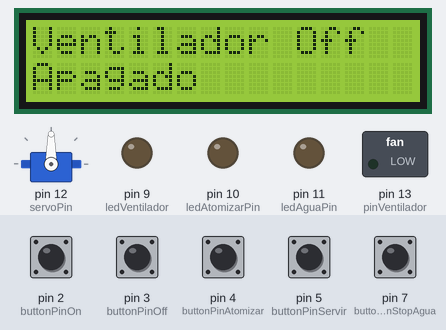
This sketch was run on a simulated Arduino Uno, built with avr-gcc and run on an emulated ATmega328P. On the bench: 16×2 character LCD, servo, switched loads named in the sketch (green lamp = pin HIGH), output pins drawn as LEDs (lit = HIGH). The test bench sets the inputs (shaded band); at power-on: pin 2 (buttonPinOn), pin 3 (buttonPinOff), pin 4 (buttonPinAtomizar), pin 5 (buttonPinServir), pin 7 (buttonPinStopAgua) HIGH.

Above: at 1.2 s.
1.3 s: pin 5 (buttonPinServir) pulled LOW for 1 s
At 2.1 s:
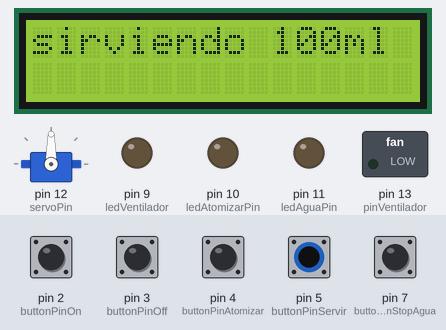
4.4 s: pin 2 (buttonPinOn) pulled LOW for 1 s
At 7.7 s:
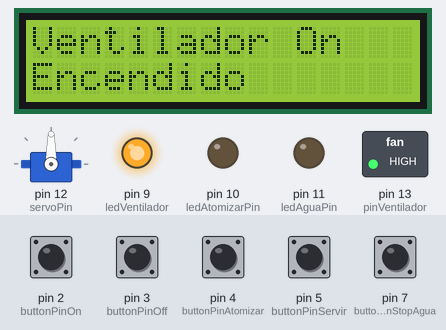
8.4 s: pin 3 (buttonPinOff) pulled LOW for 1 s
At 9.9 s:
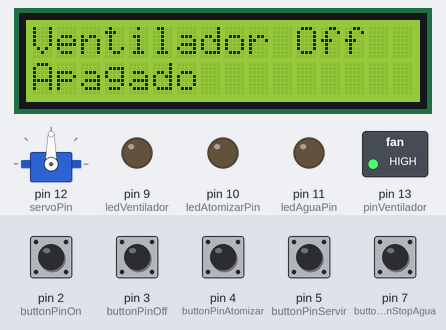
10.9 s: pin 4 (buttonPinAtomizar) pulled LOW for 1 s
At 11.9 s:
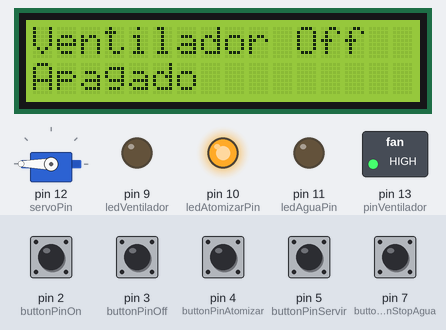
13.6 s: pin 5 (buttonPinServir) pulled LOW for 1 s
At 14.4 s:
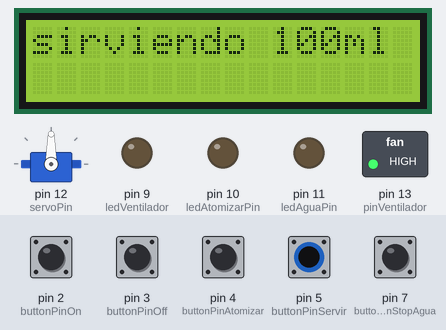
16.7 s: pin 7 (buttonPinStopAgua) pulled LOW for 1 s
At 17.3 s:
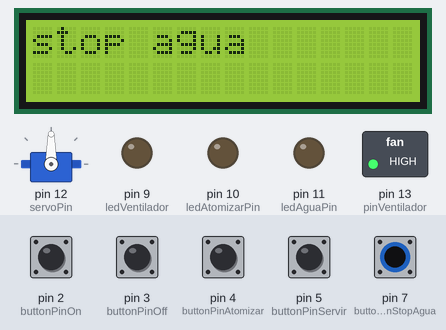
Timing chart, 0 to 19.7 s (numbered marks = the images above; inputs shaded):
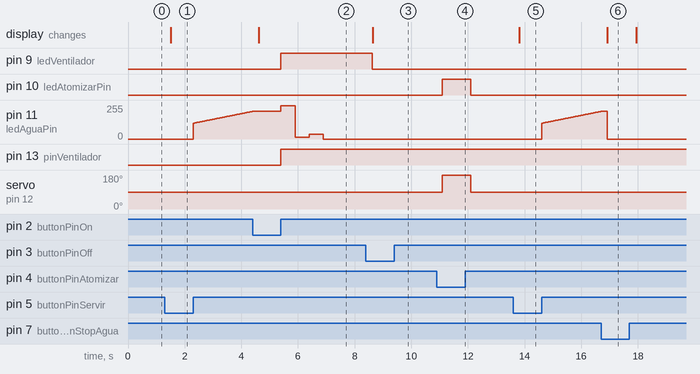

Measured:
- after the input at 1.3 s, pin 11 (ledAguaPin): moves from 0/255 to 207/255 over 2.1 s, starting after 1.0 s; the display: changes after 0.22 s (image 1)
- after the input at 4.4 s, pin 9 (ledVentilador), pin 13 (pinVentilador): LOW → HIGH after 1.0 s; the display: changes after 0.22 s (image 2)
- after the input at 8.4 s, pin 9 (ledVentilador): HIGH → LOW after 0.23 s; the display: changes after 0.25 s (image 3)
- after the input at 10.9 s, pin 10 (ledAtomizarPin): LOW → HIGH after 0.20 s, → LOW 1.0 s later; servo on pin 12 (servoPin): 90° → 180° after 0.20 s, → 90° 1.0 s later
- after the input at 13.6 s, pin 11 (ledAguaPin): moves from 0/255 to 207/255 over 2.1 s, starting after 1.0 s; the display: changes after 0.22 s (image 5)
- after the input at 16.7 s, the display: changes after 0.21 s (image 6)

The sketch:

estacionrefrfescante.ino
```cpp
#include <Wire.h>
#include <LiquidCrystal_I2C.h>
#include <Servo.h>

// Dirección I2C del módulo, generalmente es 0x27 o 0x3F
LiquidCrystal_I2C lcd(0x27, 16, 2);

// Definir pines para los botones y los LEDs
const int buttonPinOn = 2;          // Pin para el botón de encendido del ventilador
const int buttonPinOff = 3;         // Pin para el botón de apagado del ventilador
const int buttonPinAtomizar = 4;    // Pin para el botón de atomizar agua
const int buttonPinServir = 5;      // Pin para el botón de servir agua
const int buttonPinStopAgua = 7;    // Pin para el botón de detener el servicio de agua
const int ledVentilador = 9;        // Pin PWM para el LED del ventilador
const int pinVentilador = 13;        // Pin PWM para el LED del ventilador
const int ledAtomizarPin = 10;      // Pin para el LED de atomizar agua
const int ledAguaPin = 11;          // Pin PWM para el LED de servir agua
const int servoPin = 12;            // Pin para el servo del atomizador

Servo myServo;

// Variables de control
bool ventiladorEncendido = false;   // Estado del ventilador
bool sirviendoAgua = false;         // Estado del servicio de agua
bool atomizando = false;            // Estado del atomizador
unsigned long tiempoInicioVentilador = 0; // Tiempo de inicio del ciclo del ventilador
unsigned long tiempoTotalVentilador = 15000; // Duración total de funcionamiento del ventilador
unsigned long tiempoTranscurridoVentilador = 0; // Tiempo transcurrido del ventilador
unsigned long tiempoInicioServir = 0; // Tiempo de inicio del servicio de agua

void setup() {
  Wire.begin(); // Inicia la comunicación I2C

  // Inicializar el LCD con 16 columnas y 2 filas
  lcd.begin(16, 2);
  lcd.backlight(); // Encender la luz de fondo del LCD

  // Configurar los pines de los botones como entradas con resistencia pull-up interna
  pinMode(buttonPinOn, INPUT_PULLUP);
  pinMode(buttonPinOff, INPUT_PULLUP);
  pinMode(buttonPinAtomizar, INPUT_PULLUP);
  pinMode(buttonPinServir, INPUT_PULLUP);
  pinMode(buttonPinStopAgua, INPUT_PULLUP);

  // Configurar los pines de los LEDs como salidas
  pinMode(ledVentilador, OUTPUT);
   pinMode(pinVentilador, OUTPUT);
  pinMode(ledAtomizarPin, OUTPUT);
  pinMode(ledAguaPin, OUTPUT);

  // Configurar el pin del servo
  myServo.attach(servoPin);
  myServo.write(90); // Inicializa el servo en una posición neutra

  // Mostrar el estado inicial del ventilador en el LCD
  actualizarPantalla();
}

void loop() {
  // Verificar si el botón de encendido del ventilador está presionado
  if (digitalRead(buttonPinOn) == LOW) {
    delay(200); // Debounce para evitar múltiples lecturas
    if (digitalRead(buttonPinOn) == LOW) {
      encenderVentilador();
      // Esperar a que se suelte el botón
      while (digitalRead(buttonPinOn) == LOW);
    }
  }

  // Verificar si el botón de apagado del ventilador está presionado
  if (digitalRead(buttonPinOff) == LOW) {
    delay(200); // Debounce para evitar múltiples lecturas
    if (digitalRead(buttonPinOff) == LOW) {
      apagarVentilador();
      // Esperar a que se suelte el botón
      while (digitalRead(buttonPinOff) == LOW);
    }
  }

  // Verificar si el botón de atomizar agua está presionado
  if (digitalRead(buttonPinAtomizar) == LOW) {
    delay(200); // Debounce para evitar múltiples lecturas
    if (digitalRead(buttonPinAtomizar) == LOW) {
      // Interrumpir la tarea actual y atomizar agua
      atomizarAgua();
      // Volver a la tarea anterior
      continuarTareaAnterior();
      // Esperar a que se suelte el botón
      while (digitalRead(buttonPinAtomizar) == LOW);
    }
  }

  // Verificar si el botón de servir agua está presionado
  if (digitalRead(buttonPinServir) == LOW) {
    delay(200); // Debounce para evitar múltiples lecturas
    if (digitalRead(buttonPinServir) == LOW) {
      // Mostrar mensaje de servir agua y encender LED de agua
      lcd.clear();
      lcd.setCursor(0, 0);
      lcd.print("sirviendo 100ml");
      sirviendoAgua = true;
      tiempoInicioServir = millis(); // Registrar el tiempo de inicio del servicio de agua
      // Esperar a que se suelte el botón
      while (digitalRead(buttonPinServir) == LOW);
    }
  }

  // Verificar si el botón de detener el servicio de agua está presionado
  if (digitalRead(buttonPinStopAgua) == LOW) {
    delay(200); // Debounce para evitar múltiples lecturas
    if (digitalRead(buttonPinStopAgua) == LOW) {
      // Si está sirviendo agua, detener el proceso
      if (sirviendoAgua) {
        lcd.clear();
        lcd.setCursor(0, 0);
        lcd.print("stop agua");
        digitalWrite(ledAguaPin, LOW);
        delay(1000); // Mostrar el mensaje por 1 segundo
        sirviendoAgua = false;
        actualizarPantalla(); // Volver a mostrar el estado del ventilador
      }
      // Esperar a que se suelte el botón
      while (digitalRead(buttonPinStopAgua) == LOW);
    }
  }

  // Controlar la duración del servicio de agua
  if (sirviendoAgua) {
    unsigned long tiempoActual = millis();
    unsigned long tiempoTranscurrido = tiempoActual - tiempoInicioServir;
    if (tiempoTranscurrido >= 5000) {
      // Detener el servicio de agua después de 5 segundos
      digitalWrite(ledAguaPin, LOW);
      sirviendoAgua = false;
      actualizarPantalla();
    } else {
      // Ajustar la luminosidad del LED de agua en función del tiempo transcurrido
      int brillo = map(tiempoTranscurrido, 0, 4000, 85, 255); // Mapear el tiempo a brillo
      analogWrite(ledAguaPin, brillo);
    }
  }

  // Continuar con el ciclo del ventilador si está encendido
  if (ventiladorEncendido) {
    continuarCicloVentilador();
  }
}

// Función para encender el ventilador
void encenderVentilador() {
  ventiladorEncendido = true;
  tiempoInicioVentilador = millis();
  tiempoTranscurridoVentilador = 0; // Reiniciar el tiempo transcurrido
  actualizarPantalla();
}

// Función para apagar el ventilador
void apagarVentilador() {
  ventiladorEncendido = false;
  digitalWrite(ledVentilador, LOW); // Apagar el LED del ventilador
  actualizarPantalla();
}

// Función para continuar con el ciclo del ventilador
void continuarCicloVentilador() {
  unsigned long tiempoActual = millis();
  unsigned long tiempoTranscurrido = tiempoActual - tiempoInicioVentilador;
  tiempoTranscurridoVentilador += tiempoTranscurrido;
  tiempoInicioVentilador = tiempoActual;

  if (tiempoTranscurridoVentilador >= tiempoTotalVentilador) {
    // Completar el tiempo total de 15 segundos
    digitalWrite(ledVentilador, LOW);
    digitalWrite(pinVentilador, LOW);
    ventiladorEncendido = false;
    actualizarPantalla();
  } else {
    // Continuar con el ciclo del ventilador
    digitalWrite(ledVentilador, HIGH);
    digitalWrite(pinVentilador, HIGH);
    delay(500);
  }
}

// Función para actualizar la pantalla LCD
void actualizarPantalla() {
  lcd.clear(); // Limpiar la pantalla LCD
  lcd.setCursor(0, 0); // Posicionar el cursor en la primera columna, primera fila
  if (ventiladorEncendido) {
    lcd.print("Ventilador On"); // Imprimir estado del ventilador en la primera fila
    lcd.setCursor(0, 1); // Posicionar el cursor en la primera columna, segunda fila
    lcd.print("Encendido"); // Imprimir "Encendido" en la segunda fila
  } else {
    lcd.print("Ventilador Off"); // Imprimir estado del ventilador en la primera fila
    lcd.setCursor(0, 1); // Posicionar el cursor en la primera columna, segunda fila
    lcd.print("Apagado"); // Imprimir "Apagado" en la segunda fila
  }
}

// Función para atomizar agua
void atomizarAgua() {
  atomizando = true;
  digitalWrite(ledAtomizarPin, HIGH); // Encender el LED del atomizador
  myServo.write(180); // Girar el servo para atomizar
  delay(1000); // Atomizar durante 1 segundo
  myServo.write(90); // Volver a la posición inicial
  digitalWrite(ledAtomizarPin, LOW); // Apagar el LED del atomizador
  atomizando = false;
}

// Función para continuar con la tarea anterior después de atomizar agua
void continuarTareaAnterior() {
  if (ventiladorEncendido) {
    continuarCicloVentilador();
  } else if (sirviendoAgua) {
    // Si estaba sirviendo agua, continuar sirviendo agua
    digitalWrite(ledAguaPin, HIGH); // Encender el LED de agua
  }
}
```
